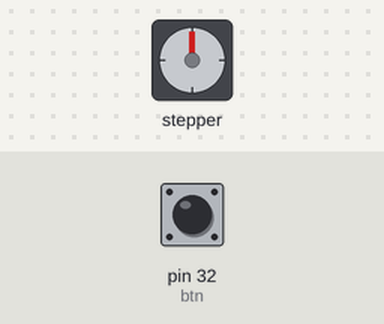
The program below on a simulated Raspberry Pi (header pin numbers). On the bench: stepper motor. The inputs (shaded band) are chosen by the test bench; at power-on: pin 32 (btn) HIGH. The stepper is drawn at 2048 steps a turn.

Above: at 1.2 s.
1.3 s: pin 32 (btn) pulled LOW for 3.2 s
At 3.2 s:
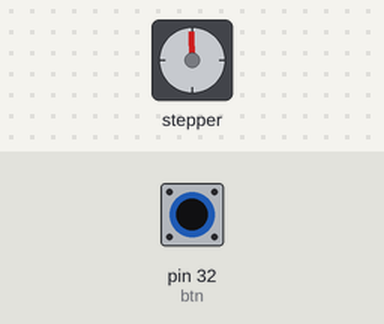
6.0 s: pin 32 (btn) pulled LOW for 1 s
At 7.1 s:
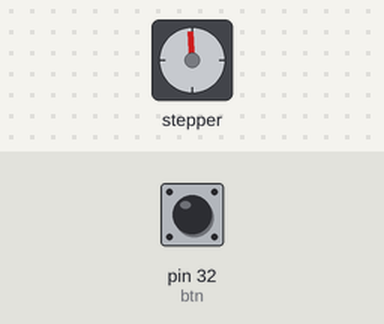
Timing chart, 0 to 9.0 s (numbered marks = the images above; inputs shaded):
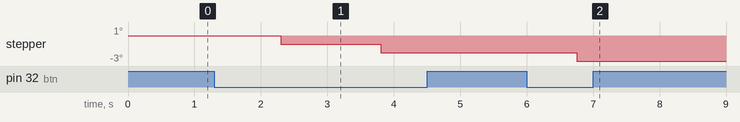

The program:

stepper.py
```python
import RPi.GPIO as GPIO
import time

GPIO.setmode(GPIO.BOARD)

step_pin = [11,12,13,15]
btn = 32

GPIO.setup(step_pin,GPIO.OUT)
GPIO.setup(btn,GPIO.IN,pull_up_down=GPIO.PUD_UP)

def Step(s1,s2,s3,s4):
    GPIO.output(step_pin[0],s1)
    GPIO.output(step_pin[1],s2)
    GPIO.output(step_pin[2],s3)
    GPIO.output(step_pin[3],s4)

step = 0

try:
    while True:
        btn_press = GPIO.input(btn)
        if btn_press == 0:
            if step == 0:
                Step(1,0,0,1)
                step+=1
            elif step == 1:
                Step(0,1,0,1)
                step+=1
            elif step == 2:
                Step(0,1,1,0)
                step+=1
            elif step == 3:
                Step(1,0,1,0)
                step = 0
            time.sleep(.25)
except KeyboardInterrupt:
    pass

GPIO.cleanup()
```

Measured:
- after the input at 1.3 s, stepper: goes -1° 1.5 s, then -2°, starting after 1.0 s
